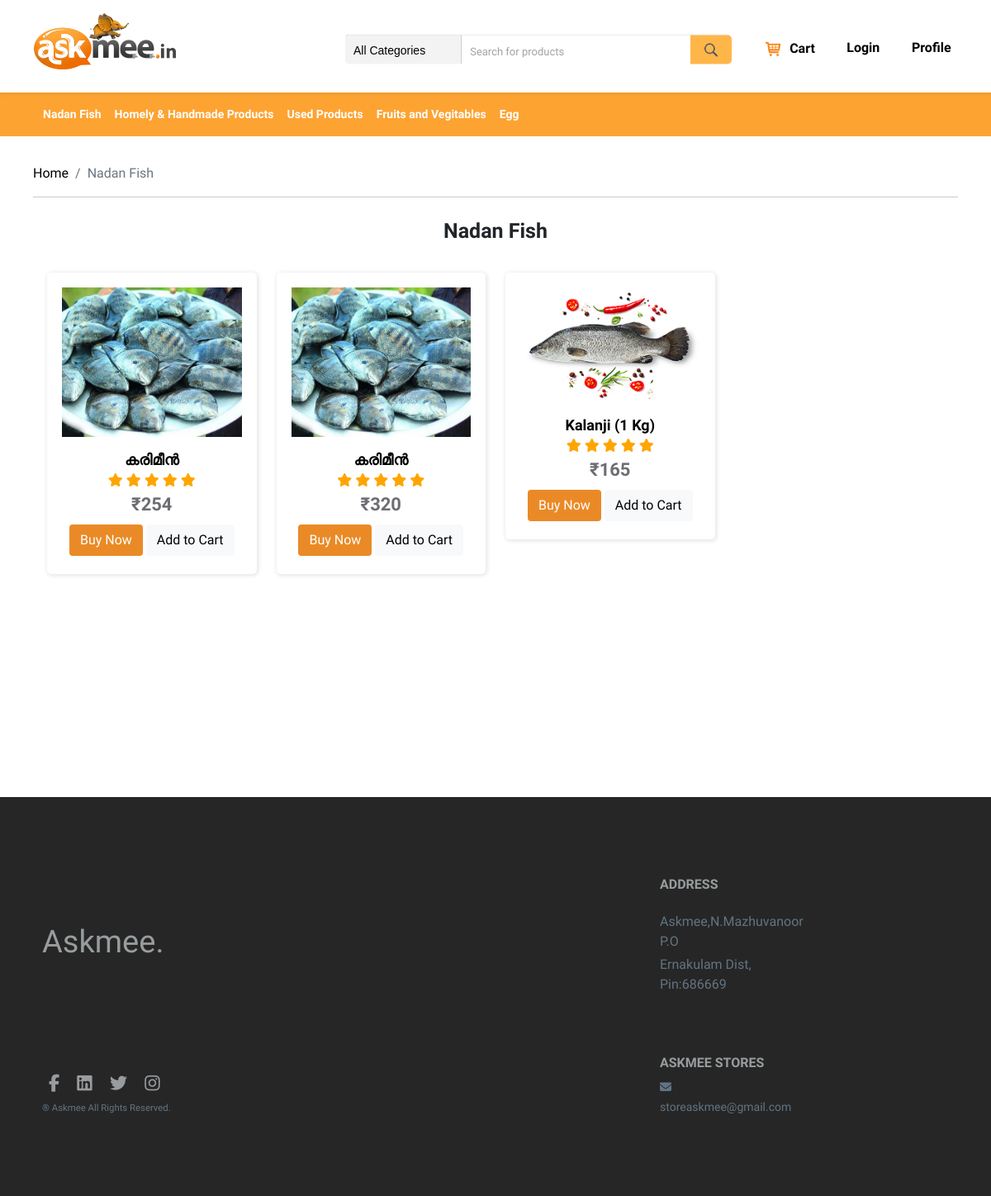
The page /category/view/3 on the database its author committed.
### tables this page shows
CREATE TABLE `as_categories` (
  `c_id` bigint(20) NOT NULL,
  `category_name` varchar(60) NOT NULL,
  `category_url` varchar(255) NOT NULL,
  `c_status` int(3) NOT NULL DEFAULT 1 COMMENT '1 = Active, 0 = Inactive'
);

CREATE TABLE `as_product_master` (
  `id` bigint(20) NOT NULL,
  `product_name` varchar(90) NOT NULL,
  `category_id` bigint(20) NOT NULL,
  `commission_id` bigint(20) UNSIGNED NOT NULL
);

CREATE TABLE `as_products` (
  `p_id` bigint(20) NOT NULL,
  `master_product_id` bigint(20) NOT NULL,
  `vendor_id` bigint(20) UNSIGNED NOT NULL,
  `actual_price` float NOT NULL,
  `vendor_price` float NOT NULL,
  `offer_price` float NOT NULL,
  `description` longtext NOT NULL,
  `quantity` bigint(10) NOT NULL,
  `product_status` int(1) NOT NULL DEFAULT 1 COMMENT '1= Active, 0= Inactive'
);

CREATE TABLE `as_product_images` (
  `id` bigint(20) NOT NULL,
  `product_id` bigint(20) NOT NULL,
  `image_url` varchar(60) NOT NULL
);

### application/helpers/navbar_helper.php (called while the page is built, shortened)
<?php if ( ! defined('BASEPATH')) exit('No direct script access allowed');
    if(!function_exists('navbar_helper_ex')){
    function navbar_helper_ex(){
        $CI = get_instance();
        $CI->load->model('addproduct_model');
        $category_name = $CI->addproduct_model->get_category();
        $data['category'] = $category_name;
        $CI->load->view('templates/navbar',$data);
    }
}
?>

### application/controllers/Category.php (called while the page is built, shortened)
<?php
class Category extends CI_Controller {
    function __construct()
    {
        $this->load->model('productlist_model');
    }
    public function view($page){
        $category_products = $this->productlist_model->get_category_data($page);
        $data['products'] = $category_products;
        $this->load->view('templates/header');
        $this->load->helper('navbar');
        echo navbar_helper_ex();
		$this->load->view('product_list', $data);
		$this->load->view('templates/footer');
    }
}

### index.php (called while the page is built, shortened)
<?php
require_once BASEPATH.'core/CodeIgniter.php';

### application/models/Addproduct_model.php (called while the page is built, shortened)
<?php
class Addproduct_model extends CI_Model{
    function get_category(){
        $this->db->order_by('category_name', 'asc');
        $query= $this->db->query('SELECT c_id, category_name, category_url FROM as_categories WHERE c_status=1');
        $result = $query->result();
        return $result;
    }
}
?>

### application/models/Productlist_model.php (called while the page is built, shortened)
<?php
class Productlist_model extends CI_Model{
    function get_category_data($c_id){
        $this->db->reset_query();
        $this->db->select('*');
        $this->db->from('as_product_master');
        $this->db->where('as_product_master.category_id', $c_id);
        $this->db->join('as_products', 'master_product_id = id AND product_status = 1', 'left');
        $this->db->select('p_id, product_name, category_id, actual_price, offer_price, vendor_price, description, quantity, product_status, category_name');
        $this->db->join('as_categories', 'c_id = category_id');
        $query = $this->db->get()->result_array();
        if(count($query) > 0){
          foreach($query as $i=>$product) {
            $this->db->where('product_id', $product['p_id']);
            $images_query = $this->db->get('as_product_images')->result_array();
            $query[$i]['product_images'] = $images_query;
          }
        }
        return $query;
    }
}
?>

### application/views/product_list.php (the view, shortened to what this page needs)
<div class="container-fluid">
    <?php if(count($products) > 0){?>
        <div class="col-sm-12 col-md-12 col-lg-12 content-area" style="margin-top: -7px;">
            <nav aria-label="breadcrumb">
                <ol class="breadcrumb">
                        <li class="breadcrumb-item"><a href="<?php echo base_url(''); ?>">Home</a></li>
                        <li class="breadcrumb-item active" aria-current="page"><?php echo $products[0]['category_name'];  ?></li>
                </ol>
            </nav>
                <h4 class="page-title"><?php echo $products[0]['category_name'];  ?></h4>
        </div>
    <?php } ?>
        <div class="row product-list py-0" style="margin-top: -50px;">
            <?php
        if(count($products) > 0){
        if(isset($products[0]['p_id'])){
        foreach($products as $product) {
        ?>
            <div class="col-md-3 col-6">
                <div class="bbb_deals">
                    <div class="ribbon ribbon-top-right"></div>
                    <div class="bbb_deals_slider_container">
                        <div class=" bbb_deals_item">
                            <div class="bbb_deals_image">
                                <a href="<?php echo base_url('product/view/'.$product['p_id']); ?>"><img
                                        src="<?php echo base_url('./assets/images/newproducts/'.$product['p_id'].'/'.$product['product_images'][0]['image_url']); ?>"
                                        alt=""></a>
                            </div>
                            <div class="bbb_deals_content">
                                <div class="text-center">
                                    <div class="bbb_deals_item_name">
                                        <a href="<?php echo base_url('product/view/'.$product['p_id']); ?>" class="product-link"> <?php echo $product['product_name']; ?></a>
                                    </div>
                                    <div class="sold_stars ml-auto"> <i class="fa fa-star"></i> <i
                                            class="fa fa-star"></i> <i class="fa fa-star"></i> <i
                                            class="fa fa-star"></i> <i class="fa fa-star"></i>
                                        <div class="bbb_deals_item_price ml-auto" style="margin-bottom: 8px;">₹<?php echo $product['offer_price']; ?></div>
                                    </div>
                                    <a href="<?php echo base_url('/buynow/view/'.$product['p_id']);?>" class="btn btn-theme mb-1">Buy Now</a>
                                    <button id="addToCart_<?php echo($product['p_id']); ?>" class="addToCartBtnNew btn btn-cart mb-1" productId=<?php echo($product['p_id']); ?>>Add to Cart</button>
                                </div>
                            </div>
                        </div>
                    </div>
                </div>
            </div>
          <?php  }
        }
    }
        ?>
        </div>
    </div>

### application/views/templates/navbar.php (shortened to what this page needs)
<nav class="navbar navbar-expand-lg navbar-light bg-theme navbar-web shift">
            <div class="container-fluid">
                <div class="collapse navbar-collapse" id="navbarSupportedContent">
                    <ul class="navbar-nav me-auto mb-2 mb-lg-0">
                            <?php
                            $count = 0;
                            foreach ($category as $row) {
                                if($count < 7){
                                    echo("<li class='nav-item'>
                                        <a class='nav-link' aria-current='page' href='".base_url('category/view/'.$row->c_id)."'>".$row->category_name."</a>
                                         </li>");
                                }
                                $count++;
                            }?>
                        </ul>
                </div>
            </div>
        </nav>

### assets/assets/css/searchbar.css (style rules this page uses)
.btn-cart { color: #000; background-color: #f8f9fa; border-color: #f8f9fa; }

### assets/assets/css/style.css (style rules this page uses)
html { overflow-x: hidden; }
body { font-family: 'Ubuntu', sans-serif; }
.content-area { padding: 40px; }
.page-title { text-align: center; content: ""; width: auto; display: block; text-align: center; margin: 15px auto 15px; padding: 10px; max-width: 238px; font-size: 25px; font-weight: 700; }
.ribbon { width: 150px; height: 150px; overflow: hidden; position: absolute; }
.ribbon-top-right { top: -10px; right: -10px; }
.ribbon-top-right::before, .ribbon-top-right::after { border-top-color: transparent; border-right-color: transparent; }
.ribbon-top-right::before { top: 0; left: 17px; }
.ribbon-top-right::after { bottom: 17px; right: 0; }
.sold_stars i { color: orange; }
div { display: block; position: relative; -webkit-box-sizing: border-box; -moz-box-sizing: border-box; box-sizing: border-box; }
.bbb_deals { width: 100%; margin-right: 7%; padding-top: 18px; padding-left: 18px; padding-right: 18px; padding-bottom: 18px; box-shadow: 1px 1px 5px 1px rgba(0, 0, 0, 0.1); border-radius: 5px; margin: 20px 0px; background: #fff; }
.bbb_deals_slider_container { width: 100%; }
.bbb_deals_item { width: 100% !important; }
.bbb_deals_image { width: 100%; }
.bbb_deals_image img { width: 100%; }
.bbb_deals_content { margin-top: 14px; }
.bbb_deals_item_name { font-size: 18px; font-weight: 900; color: #000000; }
.bbb_deals_item_price { font-size: 22px; font-weight: 700; color: #6d6e73; }
.product-list { padding: 20px; margin-left: 25px; margin-right: 25px; }
.product-link { text-decoration: none; }
a { text-decoration: none !important; color: #000000; }
.btn-theme { background-color: #ea8a27; color: #fff !important; }
.container-fluid { padding: 0; }
.bg-theme { background-color: #fda332 !important; z-index: 2; }
.navbar-nav { margin-left: 44px; }
.navbar-nav li a { color: #fff !important; font-size: 14px; font-weight: 700; }

### assets/assets/css/navbar.css (style rules this page uses)
ul { padding: 0; list-style: none; }
ul li a { display: inline-block; }

### rows shown on the page
as_categories: category_name "Nadan Fish"
as_categories: category_name "Homely & Handmade Products"
as_categories: category_name "Used Products"
as_categories: category_name "Fruits and Vegitables"
as_categories: category_name "Egg"
as_product_master: as_products.p_id (picture), product_name "കരിമീൻ", as_products.offer_price "254", as_products.offer_price "320"
as_product_master: as_products.p_id (picture), product_name "Kalanji (1 Kg)", as_products.offer_price "165"
